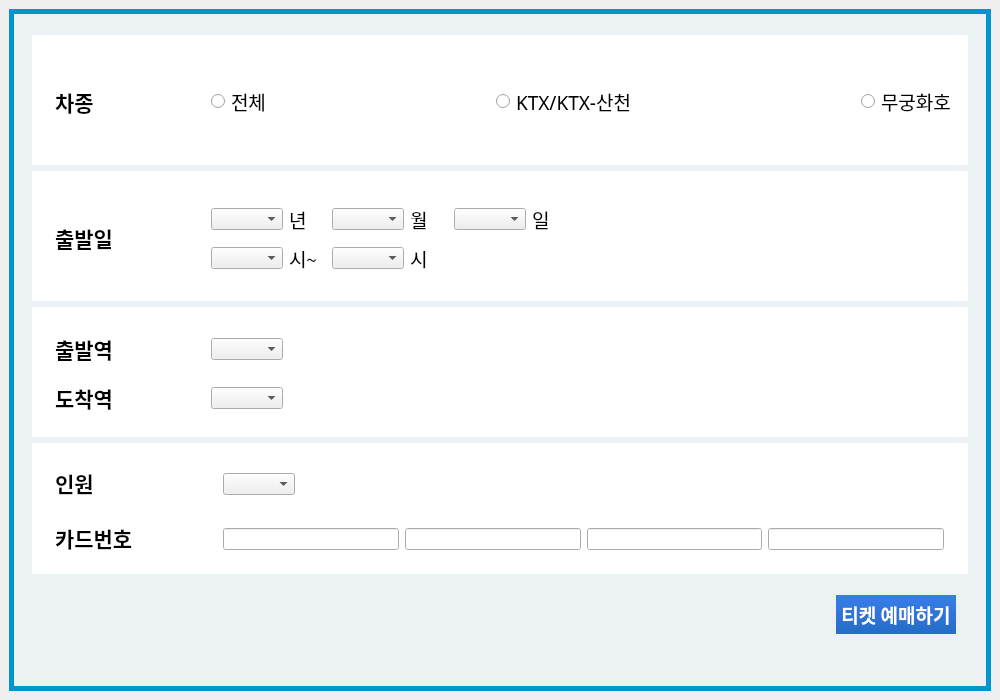
<?xml version="1.0" encoding="UTF-8"?>
<ui version="4.0">
 <class>MainWindow</class>
 <widget class="QMainWindow" name="MainWindow">
  <property name="enabled">
   <bool>true</bool>
  </property>
  <property name="geometry">
   <rect>
    <x>0</x>
    <y>0</y>
    <width>1000</width>
    <height>700</height>
   </rect>
  </property>
  <property name="sizePolicy">
   <sizepolicy hsizetype="Preferred" vsizetype="Preferred">
    <horstretch>0</horstretch>
    <verstretch>0</verstretch>
   </sizepolicy>
  </property>
  <property name="minimumSize">
   <size>
    <width>0</width>
    <height>0</height>
   </size>
  </property>
  <property name="maximumSize">
   <size>
    <width>16777215</width>
    <height>16777215</height>
   </size>
  </property>
  <property name="windowTitle">
   <string>MainWindow</string>
  </property>
  <widget class="QWidget" name="centralwidget">
   <layout class="QGridLayout" name="gridLayout">
    <item row="0" column="0">
     <widget class="QGroupBox" name="outbox">
      <property name="styleSheet">
       <string notr="true">QGroupBox#outbox{
	border : 5px solid rgb(0, 149, 205);
	background-color: rgb(236, 241,244);
}</string>
      </property>
      <property name="title">
       <string/>
      </property>
      <layout class="QGridLayout" name="gridLayout_6">
       <property name="leftMargin">
        <number>20</number>
       </property>
       <property name="topMargin">
        <number>20</number>
       </property>
       <property name="rightMargin">
        <number>20</number>
       </property>
       <item row="2" column="1">
        <widget class="QGroupBox" name="depart">
         <property name="styleSheet">
          <string notr="true">#depart{
	border : 0px;
	background-color:white;
}</string>
         </property>
         <property name="title">
          <string/>
         </property>
         <layout class="QGridLayout" name="gridLayout_4">
          <property name="leftMargin">
           <number>20</number>
          </property>
          <property name="horizontalSpacing">
           <number>0</number>
          </property>
          <item row="0" column="0">
           <widget class="QLabel" name="label_3">
            <property name="sizePolicy">
             <sizepolicy hsizetype="Preferred" vsizetype="Preferred">
              <horstretch>0</horstretch>
              <verstretch>0</verstretch>
             </sizepolicy>
            </property>
            <property name="minimumSize">
             <size>
              <width>150</width>
              <height>0</height>
             </size>
            </property>
            <property name="font">
             <font>
              <family>나눔바른고딕OTF</family>
              <pointsize>16</pointsize>
              <weight>75</weight>
              <bold>true</bold>
             </font>
            </property>
            <property name="text">
             <string>출발일</string>
            </property>
            <property name="margin">
             <number>0</number>
            </property>
           </widget>
          </item>
          <item row="0" column="1">
           <widget class="QGroupBox" name="groupBox_2">
            <property name="sizePolicy">
             <sizepolicy hsizetype="Expanding" vsizetype="Preferred">
              <horstretch>0</horstretch>
              <verstretch>0</verstretch>
             </sizepolicy>
            </property>
            <property name="styleSheet">
             <string notr="true">#groupBox_2{border :0px; padding:0px}</string>
            </property>
            <property name="title">
             <string/>
            </property>
            <layout class="QGridLayout" name="gridLayout_5">
             <property name="leftMargin">
              <number>3</number>
             </property>
             <item row="0" column="0">
              <widget class="QComboBox" name="combo_year"/>
             </item>
             <item row="1" column="1">
              <widget class="QLabel" name="label_9">
               <property name="font">
                <font>
                 <family>나눔바른고딕OTF</family>
                 <pointsize>14</pointsize>
                </font>
               </property>
               <property name="text">
                <string>시~</string>
               </property>
              </widget>
             </item>
             <item row="0" column="2">
              <widget class="QComboBox" name="combo_month"/>
             </item>
             <item row="0" column="3">
              <widget class="QLabel" name="label_5">
               <property name="font">
                <font>
                 <family>나눔바른고딕OTF</family>
                 <pointsize>14</pointsize>
                </font>
               </property>
               <property name="text">
                <string>월</string>
               </property>
              </widget>
             </item>
             <item row="0" column="4">
              <widget class="QComboBox" name="combo_day"/>
             </item>
             <item row="0" column="1">
              <widget class="QLabel" name="label_4">
               <property name="font">
                <font>
                 <family>나눔바른고딕OTF</family>
                 <pointsize>14</pointsize>
                </font>
               </property>
               <property name="text">
                <string>년</string>
               </property>
              </widget>
             </item>
             <item row="1" column="0">
              <widget class="QComboBox" name="combo_hour_from"/>
             </item>
             <item row="0" column="5">
              <widget class="QLabel" name="label_10">
               <property name="font">
                <font>
                 <family>나눔바른고딕OTF</family>
                 <pointsize>14</pointsize>
                </font>
               </property>
               <property name="text">
                <string>일</string>
               </property>
              </widget>
             </item>
             <item row="1" column="2">
              <widget class="QComboBox" name="combo_hour_to"/>
             </item>
             <item row="1" column="3">
              <widget class="QLabel" name="label_11">
               <property name="font">
                <font>
                 <family>나눔바른고딕OTF</family>
                 <pointsize>14</pointsize>
                </font>
               </property>
               <property name="text">
                <string>시</string>
               </property>
              </widget>
             </item>
            </layout>
           </widget>
          </item>
          <item row="0" column="2">
           <spacer name="horizontalSpacer_5">
            <property name="orientation">
             <enum>Qt::Horizontal</enum>
            </property>
            <property name="sizeHint" stdset="0">
             <size>
              <width>40</width>
              <height>20</height>
             </size>
            </property>
           </spacer>
          </item>
         </layout>
        </widget>
       </item>
       <item row="6" column="1">
        <widget class="QGroupBox" name="groupBox_4">
         <property name="sizePolicy">
          <sizepolicy hsizetype="Preferred" vsizetype="Fixed">
           <horstretch>0</horstretch>
           <verstretch>0</verstretch>
          </sizepolicy>
         </property>
         <property name="styleSheet">
          <string notr="true">QGroupBox{border:0px}</string>
         </property>
         <property name="title">
          <string/>
         </property>
         <layout class="QGridLayout" name="gridLayout_10">
          <property name="leftMargin">
           <number>0</number>
          </property>
          <property name="topMargin">
           <number>0</number>
          </property>
          <property name="rightMargin">
           <number>0</number>
          </property>
          <property name="bottomMargin">
           <number>0</number>
          </property>
          <property name="spacing">
           <number>0</number>
          </property>
          <item row="0" column="1">
           <widget class="QGroupBox" name="groupBox_6">
            <property name="sizePolicy">
             <sizepolicy hsizetype="Fixed" vsizetype="Preferred">
              <horstretch>0</horstretch>
              <verstretch>0</verstretch>
             </sizepolicy>
            </property>
            <property name="title">
             <string/>
            </property>
            <layout class="QGridLayout" name="gridLayout_11"/>
           </widget>
          </item>
          <item row="0" column="0">
           <widget class="QLabel" name="status">
            <property name="sizePolicy">
             <sizepolicy hsizetype="Preferred" vsizetype="Fixed">
              <horstretch>0</horstretch>
              <verstretch>0</verstretch>
             </sizepolicy>
            </property>
            <property name="text">
             <string/>
            </property>
            <property name="alignment">
             <set>Qt::AlignRight|Qt::AlignTrailing|Qt::AlignVCenter</set>
            </property>
           </widget>
          </item>
         </layout>
        </widget>
       </item>
       <item row="4" column="1">
        <widget class="QGroupBox" name="tour">
         <property name="styleSheet">
          <string notr="true">#tour{
	border : 0px;
	background-color:white;
}</string>
         </property>
         <property name="title">
          <string/>
         </property>
         <layout class="QGridLayout" name="gridLayout_3">
          <property name="leftMargin">
           <number>20</number>
          </property>
          <item row="0" column="0">
           <widget class="QLabel" name="label_2">
            <property name="sizePolicy">
             <sizepolicy hsizetype="Preferred" vsizetype="Preferred">
              <horstretch>0</horstretch>
              <verstretch>0</verstretch>
             </sizepolicy>
            </property>
            <property name="minimumSize">
             <size>
              <width>150</width>
              <height>0</height>
             </size>
            </property>
            <property name="font">
             <font>
              <family>나눔바른고딕OTF</family>
              <pointsize>16</pointsize>
              <weight>75</weight>
              <bold>true</bold>
             </font>
            </property>
            <property name="text">
             <string>인원</string>
            </property>
            <property name="margin">
             <number>0</number>
            </property>
           </widget>
          </item>
          <item row="1" column="1">
           <widget class="QGroupBox" name="groupBox">
            <property name="styleSheet">
             <string notr="true">QGroupBox{
	border:0px
}</string>
            </property>
            <property name="title">
             <string/>
            </property>
            <layout class="QGridLayout" name="gridLayout_8">
             <item row="0" column="3">
              <widget class="QLineEdit" name="lineEdit"/>
             </item>
             <item row="0" column="1">
              <widget class="QLineEdit" name="lineEdit_3"/>
             </item>
             <item row="0" column="2">
              <widget class="QLineEdit" name="lineEdit_2"/>
             </item>
             <item row="0" column="0">
              <widget class="QLineEdit" name="lineEdit_4"/>
             </item>
            </layout>
           </widget>
          </item>
          <item row="1" column="0">
           <widget class="QLabel" name="label_8">
            <property name="sizePolicy">
             <sizepolicy hsizetype="Preferred" vsizetype="Preferred">
              <horstretch>0</horstretch>
              <verstretch>0</verstretch>
             </sizepolicy>
            </property>
            <property name="minimumSize">
             <size>
              <width>150</width>
              <height>0</height>
             </size>
            </property>
            <property name="font">
             <font>
              <family>나눔바른고딕OTF</family>
              <pointsize>16</pointsize>
              <weight>75</weight>
              <bold>true</bold>
             </font>
            </property>
            <property name="text">
             <string>카드번호</string>
            </property>
            <property name="margin">
             <number>0</number>
            </property>
           </widget>
          </item>
          <item row="0" column="1">
           <widget class="QGroupBox" name="groupBox_3">
            <property name="styleSheet">
             <string notr="true">QGroupBox{
	border:0px
}</string>
            </property>
            <property name="title">
             <string/>
            </property>
            <layout class="QGridLayout" name="gridLayout_9">
             <item row="0" column="0">
              <widget class="QComboBox" name="combo_person"/>
             </item>
             <item row="0" column="1">
              <spacer name="horizontalSpacer_8">
               <property name="orientation">
                <enum>Qt::Horizontal</enum>
               </property>
               <property name="sizeHint" stdset="0">
                <size>
                 <width>40</width>
                 <height>20</height>
                </size>
               </property>
              </spacer>
             </item>
            </layout>
           </widget>
          </item>
         </layout>
        </widget>
       </item>
       <item row="5" column="1">
        <widget class="QGroupBox" name="groupBox_5">
         <property name="sizePolicy">
          <sizepolicy hsizetype="Preferred" vsizetype="Fixed">
           <horstretch>0</horstretch>
           <verstretch>0</verstretch>
          </sizepolicy>
         </property>
         <property name="styleSheet">
          <string notr="true">QGroupBox{
	border : 0px;
	margin : 0px;
	padding : 0px
}</string>
         </property>
         <property name="title">
          <string/>
         </property>
         <layout class="QHBoxLayout" name="horizontalLayout">
          <item>
           <spacer name="horizontalSpacer_7">
            <property name="orientation">
             <enum>Qt::Horizontal</enum>
            </property>
            <property name="sizeHint" stdset="0">
             <size>
              <width>40</width>
              <height>20</height>
             </size>
            </property>
           </spacer>
          </item>
          <item>
           <widget class="QPushButton" name="pushButton">
            <property name="font">
             <font>
              <family>나눔바른고딕OTF</family>
              <pointsize>14</pointsize>
              <weight>75</weight>
              <bold>true</bold>
             </font>
            </property>
            <property name="cursor">
             <cursorShape>PointingHandCursor</cursorShape>
            </property>
            <property name="styleSheet">
             <string notr="true">QPushButton{
	border : 0px solid black;
	color : white;
	background : qlineargradient(spread:pad, x1:1, y1:0.1, x2:1, y2:0.9, stop:0 rgb(54, 124, 230), stop:1 rgba(39, 110, 202));
	padding : 5px;
}

QPushButton::hover{border : 10px;}</string>
            </property>
            <property name="text">
             <string>티켓 예매하기</string>
            </property>
           </widget>
          </item>
         </layout>
        </widget>
       </item>
       <item row="3" column="1">
        <widget class="QGroupBox" name="station">
         <property name="styleSheet">
          <string notr="true">#station{
	border : 0px;
	background-color:white;
}</string>
         </property>
         <property name="title">
          <string/>
         </property>
         <layout class="QGridLayout" name="gridLayout_7">
          <property name="leftMargin">
           <number>20</number>
          </property>
          <item row="0" column="0">
           <widget class="QLabel" name="label_6">
            <property name="sizePolicy">
             <sizepolicy hsizetype="Preferred" vsizetype="Preferred">
              <horstretch>0</horstretch>
              <verstretch>0</verstretch>
             </sizepolicy>
            </property>
            <property name="minimumSize">
             <size>
              <width>150</width>
              <height>0</height>
             </size>
            </property>
            <property name="font">
             <font>
              <family>나눔바른고딕OTF</family>
              <pointsize>16</pointsize>
              <weight>75</weight>
              <bold>true</bold>
             </font>
            </property>
            <property name="text">
             <string>출발역</string>
            </property>
            <property name="margin">
             <number>0</number>
            </property>
           </widget>
          </item>
          <item row="1" column="0">
           <widget class="QLabel" name="label_7">
            <property name="sizePolicy">
             <sizepolicy hsizetype="Preferred" vsizetype="Preferred">
              <horstretch>0</horstretch>
              <verstretch>0</verstretch>
             </sizepolicy>
            </property>
            <property name="minimumSize">
             <size>
              <width>100</width>
              <height>0</height>
             </size>
            </property>
            <property name="font">
             <font>
              <family>나눔바른고딕OTF</family>
              <pointsize>16</pointsize>
              <weight>75</weight>
              <bold>true</bold>
             </font>
            </property>
            <property name="text">
             <string>도착역</string>
            </property>
            <property name="margin">
             <number>0</number>
            </property>
           </widget>
          </item>
          <item row="0" column="1">
           <widget class="QComboBox" name="combo_departure"/>
          </item>
          <item row="1" column="1">
           <widget class="QComboBox" name="combo_destination"/>
          </item>
          <item row="0" column="2">
           <spacer name="horizontalSpacer_6">
            <property name="orientation">
             <enum>Qt::Horizontal</enum>
            </property>
            <property name="sizeHint" stdset="0">
             <size>
              <width>40</width>
              <height>20</height>
             </size>
            </property>
           </spacer>
          </item>
         </layout>
        </widget>
       </item>
       <item row="0" column="1">
        <widget class="QGroupBox" name="car_type">
         <property name="styleSheet">
          <string notr="true">#car_type{
	border : 0px;
	background-color:white;
}</string>
         </property>
         <property name="title">
          <string/>
         </property>
         <layout class="QGridLayout" name="gridLayout_2">
          <property name="leftMargin">
           <number>20</number>
          </property>
          <item row="0" column="2">
           <spacer name="horizontalSpacer">
            <property name="orientation">
             <enum>Qt::Horizontal</enum>
            </property>
            <property name="sizeHint" stdset="0">
             <size>
              <width>40</width>
              <height>20</height>
             </size>
            </property>
           </spacer>
          </item>
          <item row="0" column="3">
           <widget class="QRadioButton" name="radio_ktx">
            <property name="font">
             <font>
              <family>나눔바른고딕OTF</family>
              <pointsize>14</pointsize>
             </font>
            </property>
            <property name="text">
             <string>KTX/KTX-산천</string>
            </property>
           </widget>
          </item>
          <item row="0" column="1">
           <widget class="QRadioButton" name="radio_all">
            <property name="font">
             <font>
              <family>나눔바른고딕OTF</family>
              <pointsize>14</pointsize>
             </font>
            </property>
            <property name="text">
             <string>전체</string>
            </property>
           </widget>
          </item>
          <item row="0" column="0">
           <widget class="QLabel" name="label">
            <property name="sizePolicy">
             <sizepolicy hsizetype="Preferred" vsizetype="Preferred">
              <horstretch>0</horstretch>
              <verstretch>0</verstretch>
             </sizepolicy>
            </property>
            <property name="minimumSize">
             <size>
              <width>150</width>
              <height>0</height>
             </size>
            </property>
            <property name="font">
             <font>
              <family>나눔바른고딕OTF</family>
              <pointsize>16</pointsize>
              <weight>75</weight>
              <bold>true</bold>
             </font>
            </property>
            <property name="text">
             <string>차종</string>
            </property>
            <property name="margin">
             <number>0</number>
            </property>
           </widget>
          </item>
          <item row="0" column="4">
           <spacer name="horizontalSpacer_2">
            <property name="orientation">
             <enum>Qt::Horizontal</enum>
            </property>
            <property name="sizeHint" stdset="0">
             <size>
              <width>40</width>
              <height>20</height>
             </size>
            </property>
           </spacer>
          </item>
          <item row="0" column="5">
           <widget class="QRadioButton" name="radio_flower">
            <property name="font">
             <font>
              <family>나눔바른고딕OTF</family>
              <pointsize>14</pointsize>
             </font>
            </property>
            <property name="text">
             <string>무궁화호</string>
            </property>
           </widget>
          </item>
         </layout>
        </widget>
       </item>
      </layout>
     </widget>
    </item>
   </layout>
  </widget>
 </widget>
 <resources/>
 <connections/>
</ui>
